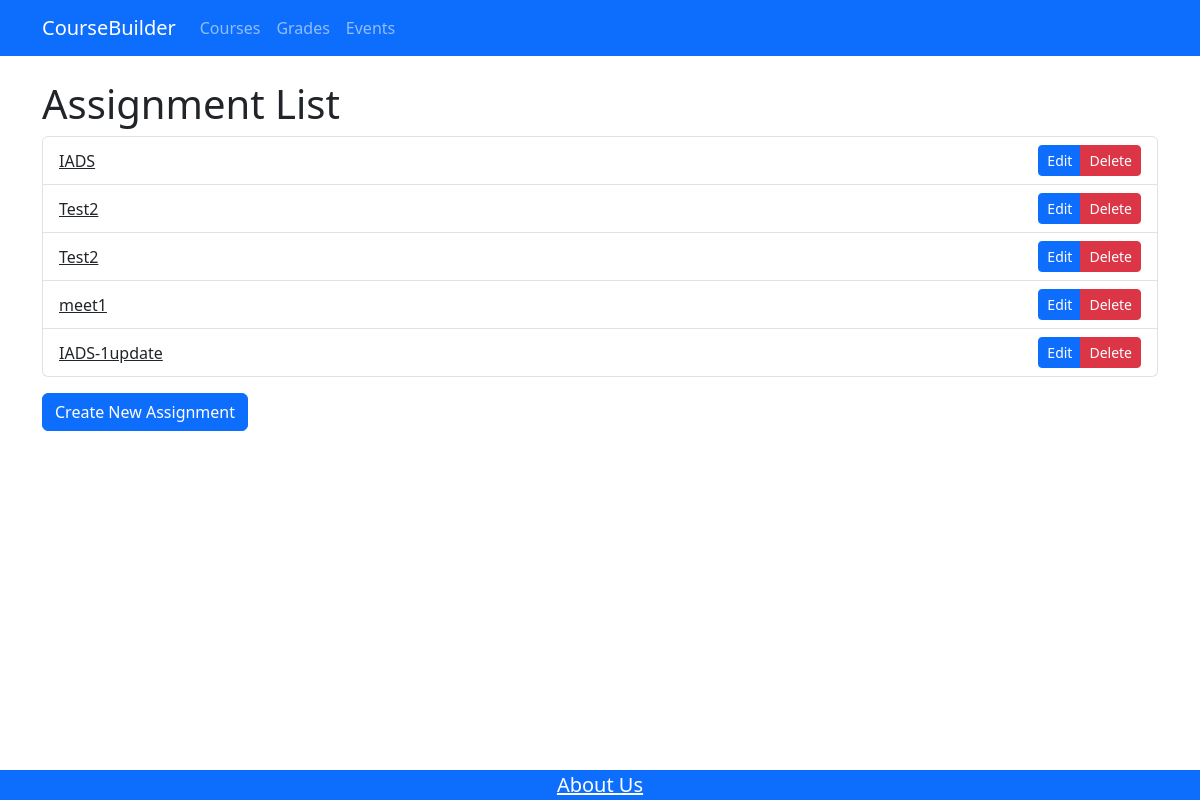
The app's page /coursebuilder/course/1/assignments/ (signed in) with its own data.
### coursebuilder/models.py (models this page shows, shortened)
class Assignment(models.Model):
  course = models.ForeignKey(Course, on_delete=models.CASCADE)
  title = models.CharField(max_length=200)
  description = models.TextField()
  due_date = models.DateField()
  file = models.FileField(upload_to='assignments/')

### coursebuilder/views.py (the view)
# urls.py: path('course/<int:course_id>/assignments/', views.assignment_list, name='assignment_list'),
def assignment_list(request, course_id):
    course = get_object_or_404(Course, id=course_id)
    assignments = Assignment.objects.filter(course=course)
    user = UserProfile.objects.get(user_ptr=request.user.id)
    if user.is_professor:
        return render(request, 'assignment_list.html', {'course': course, 'assignments': assignments})
    else:
        return render(request, 'assignment_list_student.html', {'course': course, 'assignments': assignments})

### coursebuilder/templates/assignment_list.html
{% extends 'base.html' %}
{% block content %}
    <div class="container">
        <h1>Assignment List</h1>
        <ul class="list-group">
            {% for assignment in assignments %}
                <li class="list-group-item d-flex justify-content-between align-items-center">
                    <a href="{% url 'assignment_detail' course.id assignment.id %}" class="text-dark text nodecoration">{{ assignment.title }}</a>
                        <div class="btn-group">
                            <a href="{% url 'assignment_update' assignment.course.id assignment.id %}" class="btn btn-sm btn-primary">Edit</a>
                            <a href="{% url 'assignment_delete' assignment.course.id assignment.id %}" class="btn btn-sm btn-danger">Delete</a>
                        </div>
                </li>
            {% endfor %}
        </ul>
            <a href="{% url 'assignment_create' course.id %}" class="btn btn-primary mt-3">Create New Assignment</a>
    </div>
{% endblock %}

### records on screen
Assignment: title "IADS"
Assignment: title "Test2"
Assignment: title "Test2"
Assignment: title "meet1"
Assignment: title "IADS-1update"
